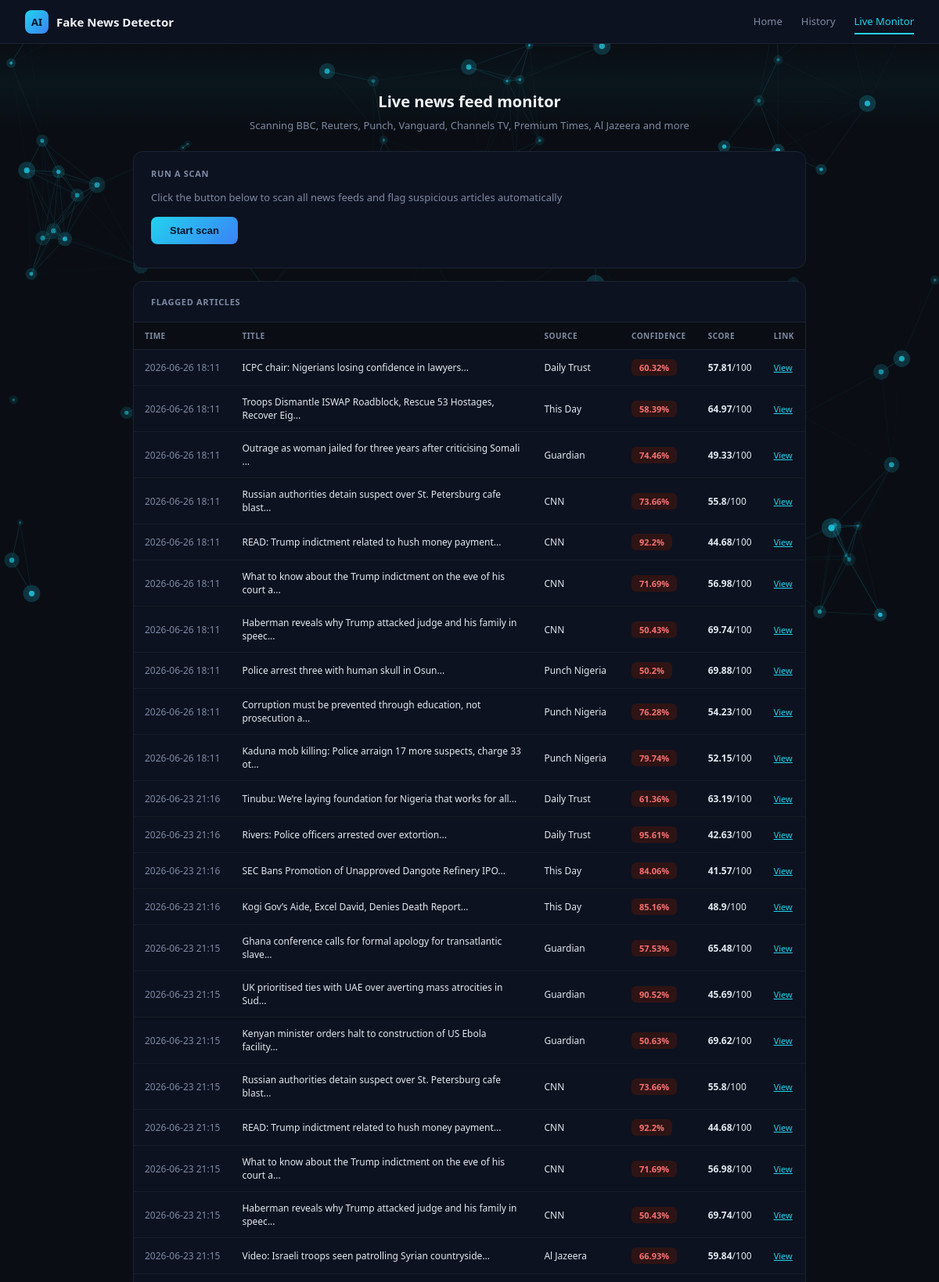
The page /monitor (upper part) on the database its author committed.
### tables this page shows
CREATE TABLE monitored_articles (
            id          INTEGER PRIMARY KEY AUTOINCREMENT,
            timestamp   TEXT,
            title       TEXT,
            source      TEXT,
            url         TEXT,
            prediction  TEXT,
            confidence  REAL,
            score       REAL
        );

### app.py (the view)
@app.route('/monitor')
def monitor():
    articles = get_monitored_articles()
    return render_template('monitor.html', articles=articles)

### database.py (called while the page is built)
def get_monitored_articles():
    conn = sqlite3.connect(DB_PATH)
    c = conn.cursor()
    c.execute(
        'SELECT * FROM monitored_articles ORDER BY id DESC LIMIT 50'
    )
    rows = c.fetchall()
    conn.close()
    return rows

### templates/monitor.html (shortened to what this page needs)
<!DOCTYPE html>
<html lang="en">
<head>
    <link rel="stylesheet" href="{{ url_for('static', filename='style.css') }}">
</head>
<body>
<nav>
    <a href="/" class="nav-brand">
        <div class="nav-logo">AI</div>
        Fake News Detector
    </a>
    <div class="nav-links">
        <a href="/">Home</a>
        <a href="/history">History</a>
        <a href="/monitor" class="active">Live Monitor</a>
    </div>
</nav>
<div class="container">
    <div class="hero">
        <h2>Live news feed monitor</h2>
        <p>
            Scanning BBC, Reuters, Punch, Vanguard, Channels TV,
            Premium Times, Al Jazeera and more
        </p>
    </div>
    <div class="card">
        <h3>Run a scan</h3>
        <p style="font-size:13px;color:#7d8aa3;margin-bottom:16px">
            Click the button below to scan all news feeds
            and flag suspicious articles automatically
        </p>
        <button onclick="startScan()" class="btn-scan" id="scan-btn">
            Start scan
        </button>
    </div>
    <div class="card" style="padding:0;overflow:hidden">
        <div style="padding:18px 22px;border-bottom:1px solid #1c2433">
            <h3 style="margin:0">Flagged articles</h3>
        </div>
        {% if articles %}
        <table class="table">
            <thead>
                <tr>
                    <th>Time</th>
                    <th>Title</th>
                    <th>Source</th>
                    <th>Confidence</th>
                    <th>Score</th>
                    <th>Link</th>
                </tr>
            </thead>
            <tbody>
                {% for article in articles %}
                <tr style="animation-delay: {{ loop.index0 * 0.04 }}s">
                    <td style="white-space:nowrap;color:#7d8aa3">
                        {{ article[1][:16] if article[1] else '' }}
                    </td>
                    <td>{{ article[2][:65] if article[2] else '' }}...</td>
                    <td>{{ article[3] }}</td>
                    <td>
                        <span class="badge badge-fake">
                            {{ article[6] }}%
                        </span>
                    </td>
                    <td><strong>{{ article[7] }}</strong>/100</td>
                    <td>
                        <a href="{{ article[4] }}" target="_blank"
                           style="color:#22d3ee;font-size:11px">
                            View
                        </a>
                    </td>
                </tr>
                {% endfor %}
            </tbody>
        </table>
        {% else %}
        <div class="empty-state">
            No flagged articles yet. Click Start scan to begin monitoring.
        </div>
        {% endif %}
    </div>
</div>
</body>
</html>

### static/style.css (style rules this page uses)
body { position: relative; }
nav, .container { position: relative; z-index: 1; }
* { margin: 0; padding: 0; box-sizing: border-box; }
body { font-family: 'Segoe UI', system-ui, sans-serif; background: #0a0e14; color: #e2e8f0; }
nav { background: #0d1220; border-bottom: 1px solid #1c2433; padding: 0 32px; display: flex; align-items: center; justify-content: space-between; height: 56px; position: sticky; top: 0; z-index: 100; }
.nav-brand { display: flex; align-items: center; gap: 10px; font-size: 15px; font-weight: 600; color: #f1f5f9; text-decoration: none; }
.nav-logo { width: 30px; height: 30px; background: linear-gradient(135deg, #22d3ee, #3b82f6); border-radius: 8px; display: flex; align-items: center; justify-content: center; color: #04142b; font-size: 13px; font-weight: 700; }
.nav-links { display: flex; gap: 24px; }
.nav-links a { padding: 6px 0; font-size: 13px; color: #7d8aa3; text-decoration: none; font-weight: 500; border-bottom: 2px solid transparent; transition: all 0.15s; }
.nav-links a.active { color: #22d3ee; border-bottom-color: #22d3ee; }
.container { max-width: 900px; margin: 0 auto; padding: 28px 20px; }
.hero { text-align: center; padding: 32px 0 24px; }
.hero h2 { font-size: 20px; font-weight: 600; color: #f1f5f9; margin-bottom: 8px; }
.hero p { font-size: 13px; color: #7d8aa3; }
.card { background: #0d1220; border: 1px solid #1c2433; border-radius: 12px; padding: 20px 22px; margin-bottom: 16px; }
.card h3 { font-size: 11px; font-weight: 600; color: #7d8aa3; text-transform: uppercase; letter-spacing: 0.06em; margin-bottom: 14px; }
.btn-scan { background: linear-gradient(135deg, #22d3ee, #3b82f6); color: #04142b; border: none; padding: 10px 24px; border-radius: 8px; font-size: 13px; font-weight: 600; cursor: pointer; }
.table { width: 100%; border-collapse: collapse; font-size: 12px; }
.table th { background: #0a0e14; color: #7d8aa3; font-weight: 600; font-size: 10px; text-transform: uppercase; letter-spacing: 0.05em; padding: 10px 14px; text-align: left; border-bottom: 1px solid #1c2433; }
.table td { padding: 12px 14px; border-bottom: 1px solid #161c28; color: #e2e8f0; }
.badge { display: inline-block; padding: 3px 10px; border-radius: 6px; font-size: 11px; font-weight: 600; }
.badge-fake { background: #2e1414; color: #f87171; }

### rows shown on the page
monitored_articles: timestamp "2026-06-26 18:11", title "ICPC chair: Nigerians losing confidence in lawyers", source "Daily Trust", confidence "60.32", score "57.81"
monitored_articles: timestamp "2026-06-26 18:11", title "Troops Dismantle ISWAP Roadblock, Rescue 53 Hostages, Recover Eig", source "This Day", confidence "58.39", score "64.97"
monitored_articles: timestamp "2026-06-26 18:11", title "Outrage as woman jailed for three years after criticising Somali", source "Guardian", confidence "74.46", score "49.33"
monitored_articles: timestamp "2026-06-26 18:11", title "Russian authorities detain suspect over St. Petersburg cafe blast", source "CNN", confidence "73.66", score "55.8"
monitored_articles: timestamp "2026-06-26 18:11", title "READ: Trump indictment related to hush money payment", source "CNN", confidence "92.2", score "44.68"
monitored_articles: timestamp "2026-06-26 18:11", title "What to know about the Trump indictment on the eve of his court a", source "CNN", confidence "71.69", score "56.98"
monitored_articles: timestamp "2026-06-26 18:11", title "Haberman reveals why Trump attacked judge and his family in speec", source "CNN", confidence "50.43", score "69.74"
monitored_articles: timestamp "2026-06-26 18:11", title "Police arrest three with human skull in Osun", source "Punch Nigeria", confidence "50.2", score "69.88"
monitored_articles: timestamp "2026-06-26 18:11", title "Corruption must be prevented through education, not prosecution a", source "Punch Nigeria", confidence "76.28", score "54.23"
monitored_articles: timestamp "2026-06-26 18:11", title "Kaduna mob killing: Police arraign 17 more suspects, charge 33 ot", source "Punch Nigeria", confidence "79.74", score "52.15"
monitored_articles: timestamp "2026-06-23 21:16", title "Tinubu: We’re laying foundation for Nigeria that works for all", source "Daily Trust", confidence "61.36", score "63.19"
monitored_articles: timestamp "2026-06-23 21:16", title "Rivers: Police officers arrested over extortion", source "Daily Trust", confidence "95.61", score "42.63"
monitored_articles: timestamp "2026-06-23 21:16", title "SEC Bans Promotion of Unapproved Dangote Refinery IPO", source "This Day", confidence "84.06", score "41.57"
monitored_articles: timestamp "2026-06-23 21:16", title "Kogi Gov’s Aide, Excel David, Denies Death Report", source "This Day", confidence "85.16", score "48.9"
monitored_articles: timestamp "2026-06-23 21:15", title "Ghana conference calls for formal apology for transatlantic slave", source "Guardian", confidence "57.53", score "65.48"
monitored_articles: timestamp "2026-06-23 21:15", title "UK prioritised ties with UAE over averting mass atrocities in Sud", source "Guardian", confidence "90.52", score "45.69"
monitored_articles: timestamp "2026-06-23 21:15", title "Kenyan minister orders halt to construction of US Ebola facility", source "Guardian", confidence "50.63", score "69.62"
monitored_articles: timestamp "2026-06-23 21:15", title "Russian authorities detain suspect over St. Petersburg cafe blast", source "CNN", confidence "73.66", score "55.8"
monitored_articles: timestamp "2026-06-23 21:15", title "READ: Trump indictment related to hush money payment", source "CNN", confidence "92.2", score "44.68"
monitored_articles: timestamp "2026-06-23 21:15", title "What to know about the Trump indictment on the eve of his court a", source "CNN", confidence "71.69", score "56.98"
monitored_articles: timestamp "2026-06-23 21:15", title "Haberman reveals why Trump attacked judge and his family in speec", source "CNN", confidence "50.43", score "69.74"
monitored_articles: timestamp "2026-06-23 21:15", title "Video: Israeli troops seen patrolling Syrian countryside", source "Al Jazeera", confidence "66.93", score "59.84"
